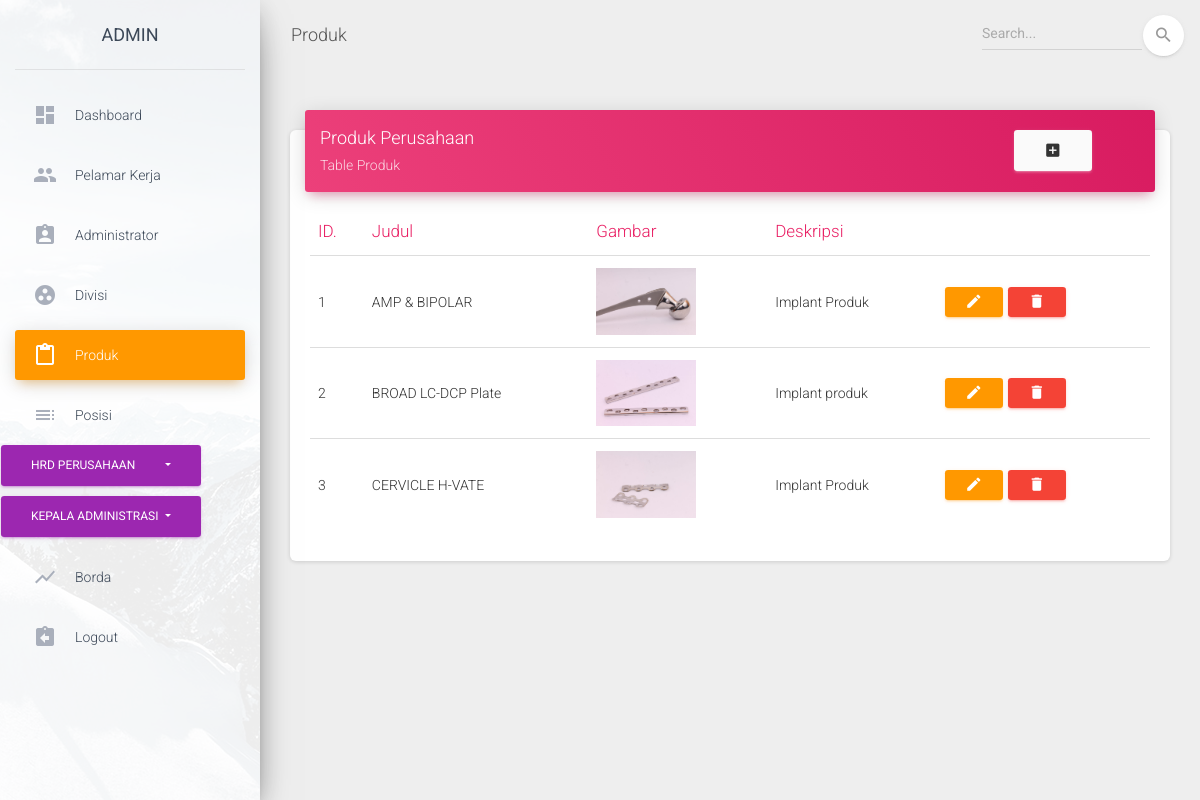
The app's page /index.php/Admin/Portofolio with its own data.
### tables this page shows
CREATE TABLE `portofolio` (
  `id` int(11) NOT NULL,
  `judul` varchar(50) NOT NULL,
  `gambar` varchar(100) NOT NULL,
  `deskripsi` text NOT NULL
);

### application/controllers/Admin/Portofolio.php (called while the page is built, shortened)
<?php
class Portofolio extends CI_Controller {
	public function __construct()
	{
		$this->load->library('form_validation');
	}
	public function index()
	{
		$data['data'] = $this->db->get('portofolio')->result();
		$this->load->view('admin/portofolio/template/header');
		$this->load->view('admin/portofolio/index',$data);
		$this->load->view('admin/portofolio/template/footer');
	}
}

### index.php (called while the page is built, shortened)
<?php
require_once BASEPATH.'core/CodeIgniter.php';

### application/views/admin/portofolio/index.php (the view)
<?php $c_name = "Portofolio" ?>
      <div class="content">
        <div class="container-fluid">
          <div class="row">
          <div class="col-md-12">
              <div class="card">
                <div class="card-header card-header-rose">
                  <div class="row">
                    <div class="col-md-10">
                  <h4 class="card-title ">Produk Perusahaan</h4>
                  <p class="card-category">Table Produk</p>
                  </div>
                  <div class="col-xs-2">
                    <a href="<?= base_url('index.php/Admin/Portofolio/insert') ?>" rel="tooltip" title="Tambah Data" class="btn btn-secondary">
                      <i class="material-icons">add_box</i>
                    </a>
                  </div>
                </div>
              </div>
                <div class="card-body">
                  <div class="table-responsive">
                    <table class="table">
                    <thead class=" text-rose">
                      <th>ID.</th>
                      <th>Judul</th>
                      <th>Gambar</th>
                      <th>Deskripsi</th>
                      <th></th>
                    </thead>
                    <tbody>
                      <?php foreach ($data as $key => $value): ?>
                        <tr>
                          <td><?php echo ++$key; ?></td>
                          <td><?php echo $value->judul ?></td>
                          <td><img src="<?php echo base_url('assets/uploads/portofolio/'.$value->gambar) ?>" alt="" width="100px"></td>
                          <td><?php echo $value->deskripsi ?></td>
                          <td>
                            <a class="btn btn-sm btn-warning" href="<?php echo site_url("Admin/".$c_name."/update/".$value->id) ?>"  rel="tooltip" title="Edit"><i class="material-icons">edit</i></a>
                            <a href="<?php echo site_url("Admin/".$c_name."/delete/".$value->id) ?>" onclick="return confirm('Apakah anda yakin?')" class="btn btn-sm btn-danger"  rel="tooltip" title="Hapus"><i class="material-icons">delete</i></a>
                          </td>
                        </tr>
                        <?php endforeach ?>
                    </tbody>
                  </table>
                  </div>
                </div>
              </div>
            </div>
            </div>
          </div>
        </div>
      </div>

### application/views/admin/portofolio/template/header.php (shortened to what this page needs)
<!DOCTYPE html>
<html lang="en">
<head>
  <link rel="stylesheet" href="https://maxcdn.bootstrapcdn.com/font-awesome/latest/css/font-awesome.min.css">
  <link href="<?= base_url('/assets/admin/css/material-dashboard.css?v=2.1.1') ?>" rel="stylesheet" />
  <link href="<?= base_url('/assets/admin/demo/demo.css') ?>" rel="stylesheet" />
</head>
<body class="">
  <div class="wrapper ">
    <div class="sidebar" data-color="orange" data-background-color="white" data-image="<?= base_url('/assets/admin/img/sidebar-1.jpg') ?>">
      <div class="logo">
        <a href="http://www.creative-tim.com" class="simple-text logo-normal">
          ADMIN
        </a>
      </div>
      <div class="sidebar-wrapper">
        <ul class="nav">
          <li class="nav-item ">
            <a class="nav-link" href="<?= base_url('index.php/Admin/Dashboard') ?>">
              <i class="material-icons">dashboard</i>
              <p>Dashboard</p>
            </a>
          </li>
          <li class="nav-item ">
            <a class="nav-link" href="<?= base_url('index.php/Admin/Alternatif') ?>">
              <i class="material-icons">people</i>
              <p>Pelamar Kerja</p>
            </a>
          </li>
          <li class="nav-item ">
            <a class="nav-link" href="<?= base_url('index.php/Admin/Administrator') ?>">
              <i class="material-icons">assignment_ind</i>
              <p>Administrator</p>
            </a>
          </li>
          <li class="nav-item ">
            <a class="nav-link" href="<?= base_url('index.php/Admin/Divisi') ?>">
              <i class="material-icons">group_work</i>
              <p>Divisi</p>
            </a>
          </li>
          <li class="nav-item active">
            <a class="nav-link" href="<?= base_url('index.php/Admin/Portofolio') ?>">
              <i class="material-icons">content_paste</i>
              <p>Produk</p>
            </a>
          </li>
          <li class="nav-item ">
            <a class="nav-link" href="<?= base_url('index.php/Admin/Posisi') ?>">
              <i class="material-icons">toc</i>
              <p>Posisi</p>
            </a>
          </li>
          <div class="dropdown">
            <button type="button" class="btn btn-primary dropdown-toggle" data-toggle="dropdown">
              HRD Perusahaan &nbsp&nbsp&nbsp&nbsp&nbsp&nbsp&nbsp
            </button>
          </div>
          <div class="dropdown">
            <button type="button" class="btn btn-primary dropdown-toggle" data-toggle="dropdown">
              Kepala Administrasi
            </button>
          </div>
          <li class="nav-item ">
            <a class="nav-link" href="<?= base_url('index.php/Borda') ?>">
              <i class="material-icons">show_chart</i>
              <p>Borda</p>
            </a>
          </li>
          <li class="nav-item ">
            <a class="nav-link" href="<?= base_url('index.php/Login/logout') ?>">
              <i class="material-icons">assignment_return</i>
              <p>Logout</p>
            </a>
          </li>
        </ul>
      </div>
    </div>
    <div class="main-panel">
      <nav class="navbar navbar-expand-lg navbar-transparent navbar-absolute fixed-top ">
        <div class="container-fluid">
          <div class="navbar-wrapper">
            <a class="navbar-brand" href="#pablo">Produk</a>
          </div>
          <div class="collapse navbar-collapse justify-content-end">
            <form class="navbar-form">
              <div class="input-group no-border">
                <input type="text" value="" class="form-control" placeholder="Search...">
                <button type="submit" class="btn btn-white btn-round btn-just-icon">
                  <i class="material-icons">search</i>
                  <div class="ripple-container"></div>
                </button>
              </div>
            </form>
          </div>
        </div>
      </nav>

### application/views/admin/portofolio/template/footer.php (shortened to what this page needs)
<footer class="footer">
  <div class="container-fluid">
    <nav class="float-left">
      <ul>
        <li>
          <a href="https://www.creative-tim.com">
          </a>
        </li>
        <li>
          <a href="https://creative-tim.com/presentation">
          </a>
        </li>
        <li>
          <a href="http://blog.creative-tim.com">
          </a>
        </li>
        <li>
          <a href="https://www.creative-tim.com/license">
          </a>
        </li>
      </ul>
    </nav>
    <div class="copyright float-right">
      <a href="https://www.creative-tim.com" target="_blank">PKL Santuy</a> for a better web.
    </div>
  </div>
</footer>
</div>
</body>
</html>

### records on screen
portofolio: judul "AMP & BIPOLAR", gambar (picture), deskripsi "Implant Produk"
portofolio: judul "BROAD LC-DCP Plate", gambar (picture), deskripsi "Implant produk"
portofolio: judul "CERVICLE H-VATE", gambar (picture), deskripsi "Implant Produk"
